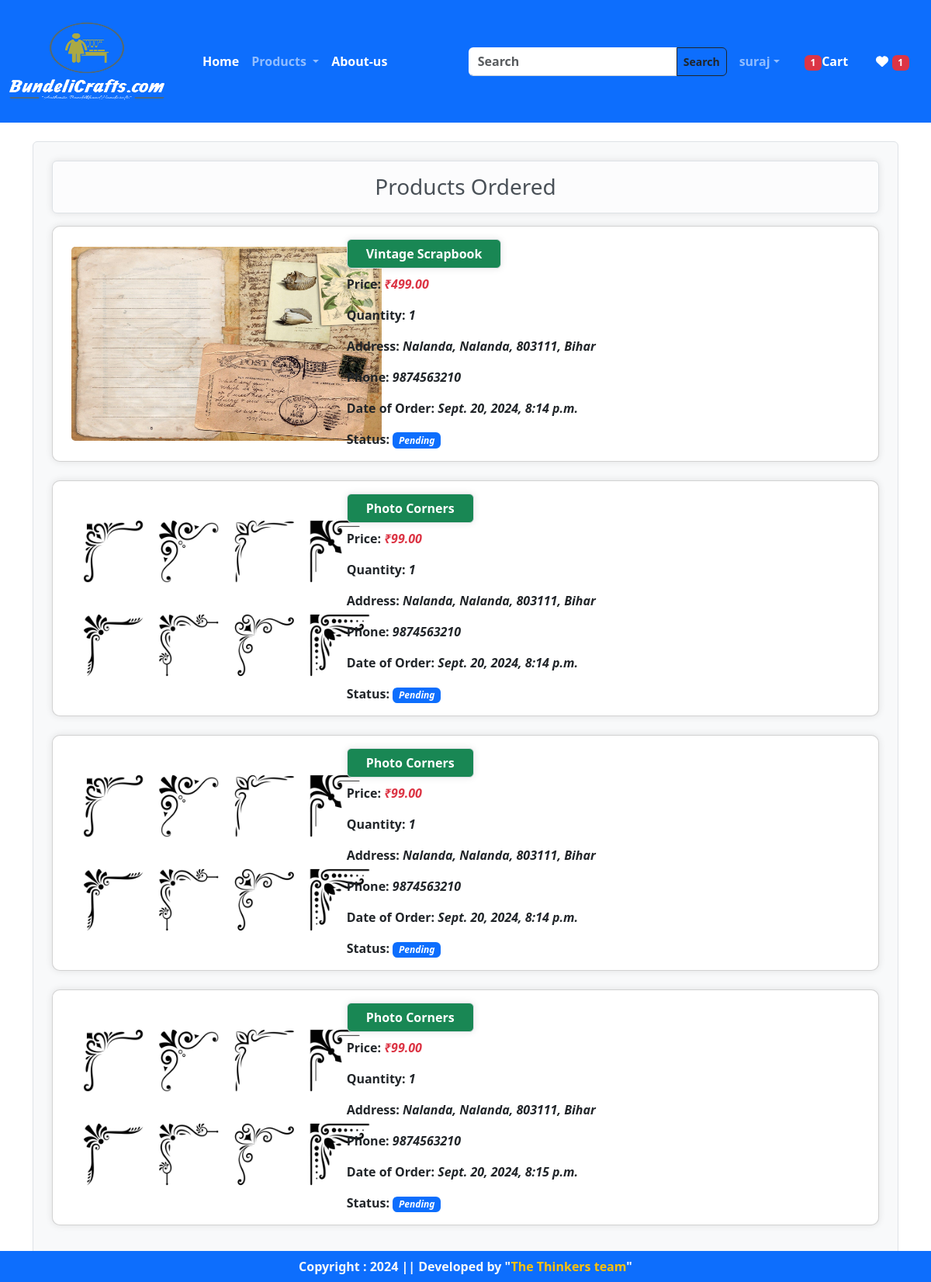
/orders/ (signed in), run on an earlier commit of the app's database.
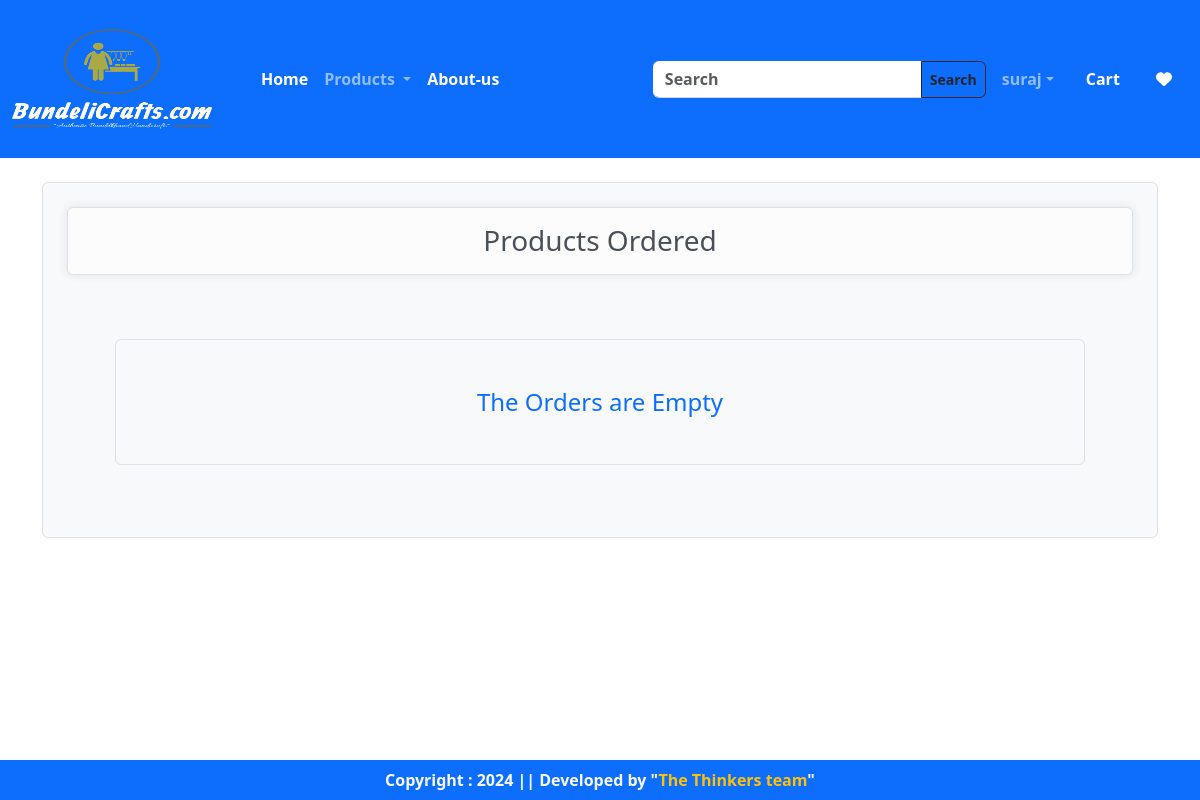
And on a later commit of the database.
### app/models.py (models this page shows, shortened)
class OrderPlaced(models.Model):
    user = models.ForeignKey(User,on_delete=models.CASCADE)
    customer = models.ForeignKey(Customer,on_delete=models.CASCADE)
    product = models.ForeignKey(Product,on_delete=models.CASCADE)
    quantity = models.PositiveIntegerField(default=1)
    ordered_date = models.DateTimeField(auto_now_add=True)
    status = models.CharField(max_length=50,choices=STATUS_CHOICES,default='Pending')
    payment = models.ForeignKey(Payment,on_delete=models.CASCADE)
    @property
    def total_cost(self):
        return self.quantity * self.product.price

class Product(models.Model):
    PRODUCT_STATUS_CHOICES = [
        ('available', 'Available'),
        ('out of stock', 'Out of Stock'),
    ]
    vendor = models.ForeignKey(Vendor, on_delete=models.CASCADE)
    title = models.CharField(max_length=150)
    description = models.TextField()
    price = models.DecimalField(max_digits=10, decimal_places=2)
    category = models.CharField(choices=CATEGORY_CHOICES,max_length=2)
    image_url = models.ImageField(upload_to='products/')
    created_at = models.DateTimeField(auto_now_add=True)
    status = models.CharField(max_length=15, choices=PRODUCT_STATUS_CHOICES, default='available')

class Customer(models.Model):
    user = models.ForeignKey(User, on_delete=models.CASCADE)
    name = models.CharField(max_length=200)
    locality = models.CharField(max_length=200)
    city = models.CharField(max_length=100)
    mobile = models.IntegerField(default=0)
    zipcode = models.IntegerField()
    state = models.CharField(choices=STATE_CHOICES,max_length=200)

### app/views.py (the view)
# urls.py: path('orders/',views.orders,name='orders'),
@login_required
def orders(request):
    orders = OrderPlaced.objects.filter(user=request.user)
    wishItem = 0
    totalItem = 0
    if request.user.is_authenticated:
        totalItem = len(Cart.objects.filter(user=request.user))
        wishItem = len(Wishlist.objects.filter(user=request.user))
    ord = False
    if len(orders) < 1:
        ord = True
    return render(request, "app/orders.html", locals())

### app/templates/app/orders.html (shortened to what this page needs)
{% extends "app/base.html" %}
{% load static %}
{% block main-content %}
<div class="container my-4 ">
    <div class="border rounded p-4 bg-light login-container">
        <h3 class="alert alert-light border rounded text-center shadow_container">Products Ordered</h3>
        <div class="row">
            {% if ord %}
                <div class="col-12">
                    <h4 class="text-center p-5 m-5 text-primary border rounded">The Orders are Empty</h4>
                </div>
            {% else %}
                {% for order in orders %}
                    <div class="col-12 mb-4">
                        <div class="card h-100 shadow_container">
                            <div class="row no-gutters d-flex align-items-center">
                                <div class="col-md-4 text-center">
                                    <img class="card-img mx-4" src="{{ order.product.image_url.url }}" alt="{{ order.product.title }}" style="height: 250px; width: 400px;">
                                </div>
                                <div class="col-md-8">
                                    <div class="card-body">
                                        <h5 class="border rounded text-center shadow_container btn btn-success px-4 fw-bold">{{order.product.title}}</h5>
                                        <p class="card-text"><strong>Price:</strong><span class="text-danger fst-italic fw-bolder"> ₹{{ order.total_cost }}</span></p>
                                        <p class="card-text"><strong>Quantity:</strong> <span class="fst-italic fw-bolder">{{ order.quantity }}</span></p>
                                        <p class="card-text"><strong>Address:</strong> <span class="fst-italic fw-bolder">{{ order.customer.locality }},&nbsp;{{ order.customer.city }},&nbsp;{{ order.customer.zipcode }},&nbsp;{{ order.customer.state }}</span></p>
                                        <p class="card-text"><strong>Phone:</strong> <span class="fst-italic fw-bolder">{{ order.customer.mobile }}</span></p>
                                        <p class="card-text"><strong>Date of Order:</strong> <span class="fst-italic fw-bolder">{{ order.ordered_date }}</span></p>
                                        <p class="card-text"><strong>Status:</strong>
                                            <span class="badge text-bg-{% if order.status == 'Accepted' %}secondary{% elif order.status == 'Packed' %}warning{% elif order.status == 'On The Way' %}info{% elif order.status == 'Delivered' %}success{% elif order.status == 'Cancel' %}danger{% elif order.status == 'Pending' %}primary{% endif %} btn-sm fst-italic">{{ order.status }}</span>
                                        </p>
                                    </div>
                                </div>
                            </div>
                        </div>
                    </div>
                {% endfor %}
            {% endif %}
        </div>
    </div>
</div>
{% endblock main-content %}

### app/templates/app/base.html (shortened to what this page needs)
{% load static %}
<!doctype html>
<html lang="en">
  <head>
    <link href="https://cdn.jsdelivr.net/npm/bootstrap@5.3.3/dist/css/bootstrap.min.css" rel="stylesheet">
    <link rel = "stylesheet" href = "{% static 'app/css/owl.carousel.min.css' %}">
    <link rel = "stylesheet" href = "{% static 'app/css/all.min.css' %}">
    <link rel = "stylesheet" href = "{% static 'app/css/style.css' %}">
    <link rel="stylesheet" href="https://cdnjs.cloudflare.com/ajax/libs/font-awesome/6.0.0-beta3/css/all.min.css">
  </head>
  <body>
    <nav class="navbar navbar-expand-lg navbar-dark bg-primary py-4">
      <div class="container-fluid fw-bold">
        <a class="navbar-brand" href="/">
            <img src="{% static 'app/images/logo.png' %}" alt="Logo" width="200" height="100" class="rounded"></a>
            <div class="collapse navbar-collapse" id="navbarSupportedContent">
              <ul class="navbar-nav me-auto mb-2 mb-lg-0">&nbsp;&nbsp;&nbsp;&nbsp;&nbsp;&nbsp;
                {% if request.user.is_authenticated %}
                <li class="nav-item">
                  <a class="nav-link active" aria-current="page" href="/">Home</a>
                </li>
                <li class="nav-item dropdown">
                  <a class="nav-link dropdown-toggle" href="#" role="button" data-bs-toggle="dropdown" aria-expanded="false">
                    Products
                  </a>
              <li class="nav-item">
                <a class="nav-link text-white" href="{% url 'about' %}">About-us</a>
              </li>
            </ul>
            <form class="d-flex" role="search" action="/search/">
              <div class="input-group">
                <input class="form-control rounded-start fw-bold" type="search" placeholder="Search" aria-label="Search" name="search" style="length:1000px;">
                <button class="btn btn-outline-dark fw-bold btn-sm rounded-end" type="submit">Search</button>
              </div>
            </form>
          </div>
          <ul class="navbar-nav me-auto mb-2 mb-lg-0">
            <li class="nav-item dropdown mx-2">
              <a class="nav-link dropdown-toggle" href="#" role="button" data-bs-toggle="dropdown" aria-expanded="false">{{request.user}}</a>
            </li>
            <li class="nav-item mx-2">
              <a class="nav-link text-white" href="{% url 'showcart' %}"><span class="badge bg-danger">{% if totalItem > 0 %}{{totalItem}}{% endif %}</span>Cart&nbsp;</a>
            </li>
            <li class="nav-item mx-2">
              <a class="nav-link text-white" href="{% url 'wishlists' %}"><i class="fa fa-heart"></i> <span class="badge bg-danger">{% if wishItem > 0 %}{{wishItem}}{% endif %}</span></a>
            </li>
            {% else %}
            <li class="nav-item mx-2">
              <p class="nav-link text-white"><a style="text-decoration:none;color:white;"  href="{% url 'login' %}">Login</a>/<a style="text-decoration:none;color:white;" href="{% url 'customer-registration' %}">Register</a></p>
            </li>
            {% endif %}
          </ul>
        </div>
      </nav>
                    {% block main-content %}{% endblock main-content %}
                <footer class="container-fluid fixed-bottom bg-primary text-center p-2 mt-5 fw-bold text-light">
                  Copyright : 2024 || Developed by "<span class="text-warning">The Thinkers team</span>"
                </footer>
                  </body>
                </html>

### app/static/app/css/style.css (style rules this page uses)
body { margin: 0; overflow-x: hidden; }
.shadow_container { box-shadow: 0 0 10px rgba(0,0,0,0.1); border-radius: 10px; }
.form-control { border: none; border-bottom: 1px solid #ced4da; border-radius: 0; box-shadow: none; padding: 0.375rem 0.75rem; }

What changed in the data, as far as the page shows it:
removed OrderPlaced: product.image_url (picture), product "Vintage Scrapbook", total_cost "499.00", quantity "1", customer.locality "Nalanda", customer.city "Nalanda", customer.zipcode "803111", customer.state "Bihar", customer.mobile "9874563210", ordered_date "Sept. 20, 2024, 8:14 p.m.", status "Pending"
removed OrderPlaced: product.image_url (picture), product "Photo Corners", total_cost "99.00", quantity "1", customer.locality "Nalanda", customer.city "Nalanda", customer.zipcode "803111", customer.state "Bihar", customer.mobile "9874563210", ordered_date "Sept. 20, 2024, 8:14 p.m.", status "Pending"
removed OrderPlaced: product.image_url (picture), product "Photo Corners", total_cost "99.00", quantity "1", customer.locality "Nalanda", customer.city "Nalanda", customer.zipcode "803111", customer.state "Bihar", customer.mobile "9874563210", ordered_date "Sept. 20, 2024, 8:14 p.m.", status "Pending"
removed OrderPlaced: product.image_url (picture), product "Photo Corners", total_cost "99.00", quantity "1", customer.locality "Nalanda", customer.city "Nalanda", customer.zipcode "803111", customer.state "Bihar", customer.mobile "9874563210", ordered_date "Sept. 20, 2024, 8:15 p.m.", status "Pending"
Also different on the page:
{{ totalItem }}: "1" → (not shown)
{{ wishItem }}: "1" → (not shown)
text now shown: "The Orders are Empty"
